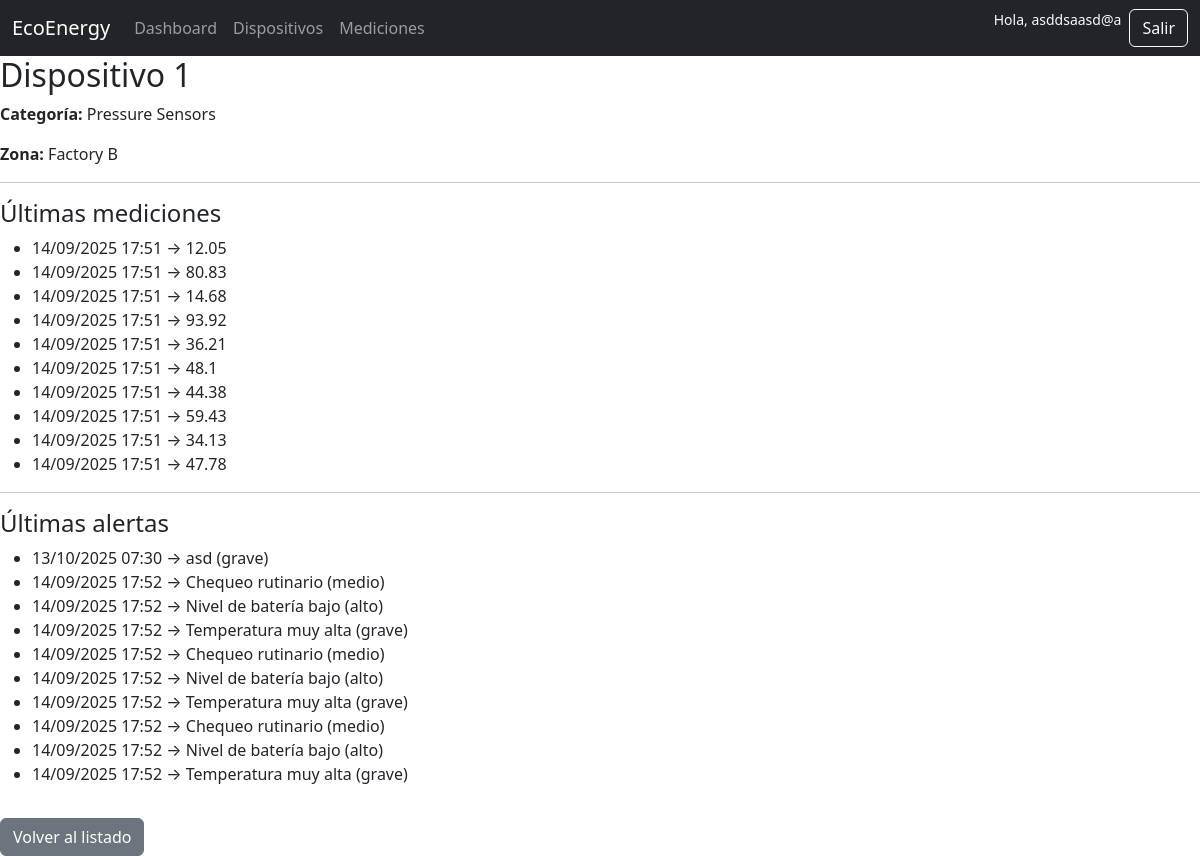
/devices/11/ (signed in), run on the app's committed database.
### core/models.py (models this page shows, shortened)
class Device(models.Model):
    name = models.CharField(max_length=100)
    category = models.ForeignKey(Category, on_delete=models.CASCADE)
    zone = models.ForeignKey(Zone, on_delete=models.CASCADE)
    organization = models.ForeignKey(Organization, on_delete=models.CASCADE)
    created_at = models.DateTimeField(auto_now_add=True)
    updated_at = models.DateTimeField(auto_now=True)
    deleted_at = models.DateTimeField(null=True, blank=True)
    class Meta:
        constraints = [
            models.UniqueConstraint(fields=["organization", "name"], name="uniq_device_name_per_org"),
        ]
        ordering = ("name",)  # orden por defecto útil en admin/listas

class Category(models.Model):
    name = models.CharField(max_length=100)
    organization = models.ForeignKey(Organization, on_delete=models.CASCADE)
    created_at = models.DateTimeField(auto_now_add=True)
    updated_at = models.DateTimeField(auto_now=True)
    deleted_at = models.DateTimeField(null=True, blank=True)

class Zone(models.Model):
    name = models.CharField(max_length=100)
    organization = models.ForeignKey(Organization, on_delete=models.CASCADE)
    created_at = models.DateTimeField(auto_now_add=True)
    updated_at = models.DateTimeField(auto_now=True)
    deleted_at = models.DateTimeField(null=True, blank=True)

class Measurement(models.Model):
    device = models.ForeignKey(Device, on_delete=models.CASCADE)
    value = models.FloatField()
    created_at = models.DateTimeField(auto_now_add=True)
    updated_at = models.DateTimeField(auto_now=True)
    deleted_at = models.DateTimeField(null=True, blank=True)
    class Meta:
        ordering = ("-created_at",)

class Alert(models.Model):
    PRIORITY_CHOICES = [
        ("grave", "Grave"),
        ("alto", "Alto"),
        ("medio", "Mediano"),
    ]
    device = models.ForeignKey("Device", on_delete=models.CASCADE)
    message = models.TextField()
    priority = models.CharField(max_length=10, choices=PRIORITY_CHOICES, default="medio")
    created_at = models.DateTimeField(auto_now_add=True)

### core/views.py (the view)
# urls.py: path("devices/<int:device_id>/", views.device_detail, name="device_detail"),
@login_required
def device_detail(request, device_id):
    org = _user_org_or_none(request.user)
    base = Device.objects.select_related("category", "zone", "organization")
    if org:
        base = base.filter(organization=org)
    device = get_object_or_404(base, id=device_id)
    measurements = Measurement.objects.filter(device=device).order_by("-created_at")[:20]
    alerts = Alert.objects.filter(device=device).order_by("-created_at")[:10]
    context = {
        "device": device,
        "measurements": measurements,
        "alerts": alerts,
    }
    return render(request, "core/device_detail.html", context)

### core/views.py (called while the page is built)
def _user_org_or_none(user):
    if user.is_superuser:
        return None
    acc = getattr(user, "account", None)
    return acc.organization if acc else None

### core/templates/core/device_detail.html (shortened to what this page needs)
{% extends "base.html" %}
{% block content %}
<h2>{{ device.name }}</h2>
<p><strong>Categoría:</strong> {{ device.category.name }}</p>
<p><strong>Zona:</strong> {{ device.zone.name }}</p>
<hr>
<h4>Últimas mediciones</h4>
<ul>
    {% for m in measurements %}
        <li>{{ m.created_at|date:"d/m/Y H:i" }} → {{ m.value }}</li>
    {% empty %}
        <li>No hay mediciones registradas.</li>
    {% endfor %}
</ul>
<hr>
<h4>Últimas alertas</h4>
<ul>
    {% for a in alerts %}
        <li>{{ a.created_at|date:"d/m/Y H:i" }} → {{ a.message }} ({{ a.priority }})</li>
    {% empty %}
        <li>No hay alertas registradas.</li>
    {% endfor %}
</ul>
<a href="{% url 'device_list' %}" class="btn btn-secondary mt-3">Volver al listado</a>
{% endblock %}

### core/templates/base.html (shortened to what this page needs)
<!DOCTYPE html>
<html lang="en">
<head>
  <link href="https://cdn.jsdelivr.net/npm/bootstrap@5.3.0/dist/css/bootstrap.min.css" rel="stylesheet">
</head>
<body>
  <nav class="navbar navbar-expand-lg navbar-dark bg-dark">
    <div class="container-fluid">
      <a class="navbar-brand" href="{% url 'dashboard' %}">EcoEnergy</a>
      <div class="collapse navbar-collapse" id="navbarNav">
        <ul class="navbar-nav me-auto mb-2 mb-lg-0">
          <li class="nav-item">
            <a class="nav-link" href="{% url 'dashboard' %}">Dashboard</a>
          </li>
          <li class="nav-item">
            <a class="nav-link" href="{% url 'device_list' %}">Dispositivos</a>
          </li>
          <li class="nav-item">
            <a class="nav-link" href="{% url 'measurement_list' %}">Mediciones</a>
          </li>
        </ul>
        <div class="d-flex">
          {% if user.is_authenticated %}
            <span class="text-light me-2 small">Hola, {{ user.username }}</span>
            <a href="{% url 'logout' %}" class="btn btn-outline-light">Salir</a>
          {% else %}
            <a href="{% url 'login' %}" class="btn btn-outline-light me-2">Iniciar sesión</a>
            <a href="{% url 'register' %}" class="btn btn-light">Registrarse</a>
          {% endif %}
        </div>
      </div>
    </div>
  </nav>
  <main>
    {% block content %}{% endblock %}
  </main>
</body>
</html>

### data on the page
Device: name "Dispositivo 1", category.name "Pressure Sensors", zone.name "Factory B"
Measurement: created_at "14/09/2025 17:51", value "12.05"
Measurement: created_at "14/09/2025 17:51", value "80.83"
Measurement: created_at "14/09/2025 17:51", value "14.68"
Measurement: created_at "14/09/2025 17:51", value "93.92"
Measurement: created_at "14/09/2025 17:51", value "36.21"
Measurement: created_at "14/09/2025 17:51", value "48.1"
Measurement: created_at "14/09/2025 17:51", value "44.38"
Measurement: created_at "14/09/2025 17:51", value "59.43"
Measurement: created_at "14/09/2025 17:51", value "34.13"
Measurement: created_at "14/09/2025 17:51", value "47.78"
Alert: created_at "13/10/2025 07:30", message "asd", priority "grave"
Alert: created_at "14/09/2025 17:52", message "Chequeo rutinario", priority "medio"
Alert: created_at "14/09/2025 17:52", message "Nivel de batería bajo", priority "alto"
Alert: created_at "14/09/2025 17:52", message "Temperatura muy alta", priority "grave"
Alert: created_at "14/09/2025 17:52", message "Chequeo rutinario", priority "medio"
Alert: created_at "14/09/2025 17:52", message "Nivel de batería bajo", priority "alto"
Alert: created_at "14/09/2025 17:52", message "Temperatura muy alta", priority "grave"
Alert: created_at "14/09/2025 17:52", message "Chequeo rutinario", priority "medio"
Alert: created_at "14/09/2025 17:52", message "Nivel de batería bajo", priority "alto"
Alert: created_at "14/09/2025 17:52", message "Temperatura muy alta", priority "grave"

### other printed values
{{ user.username }} "asddsaasd@a"
